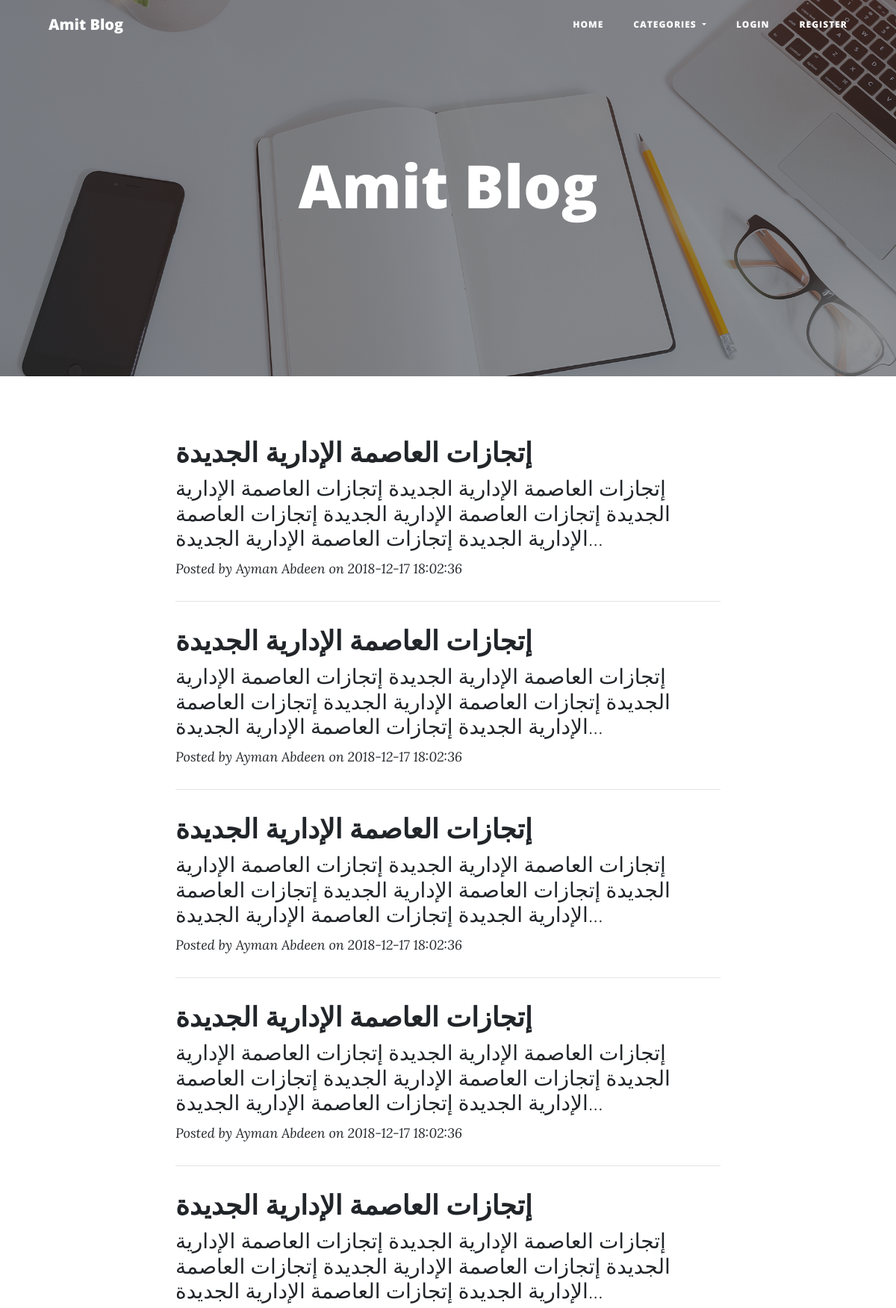
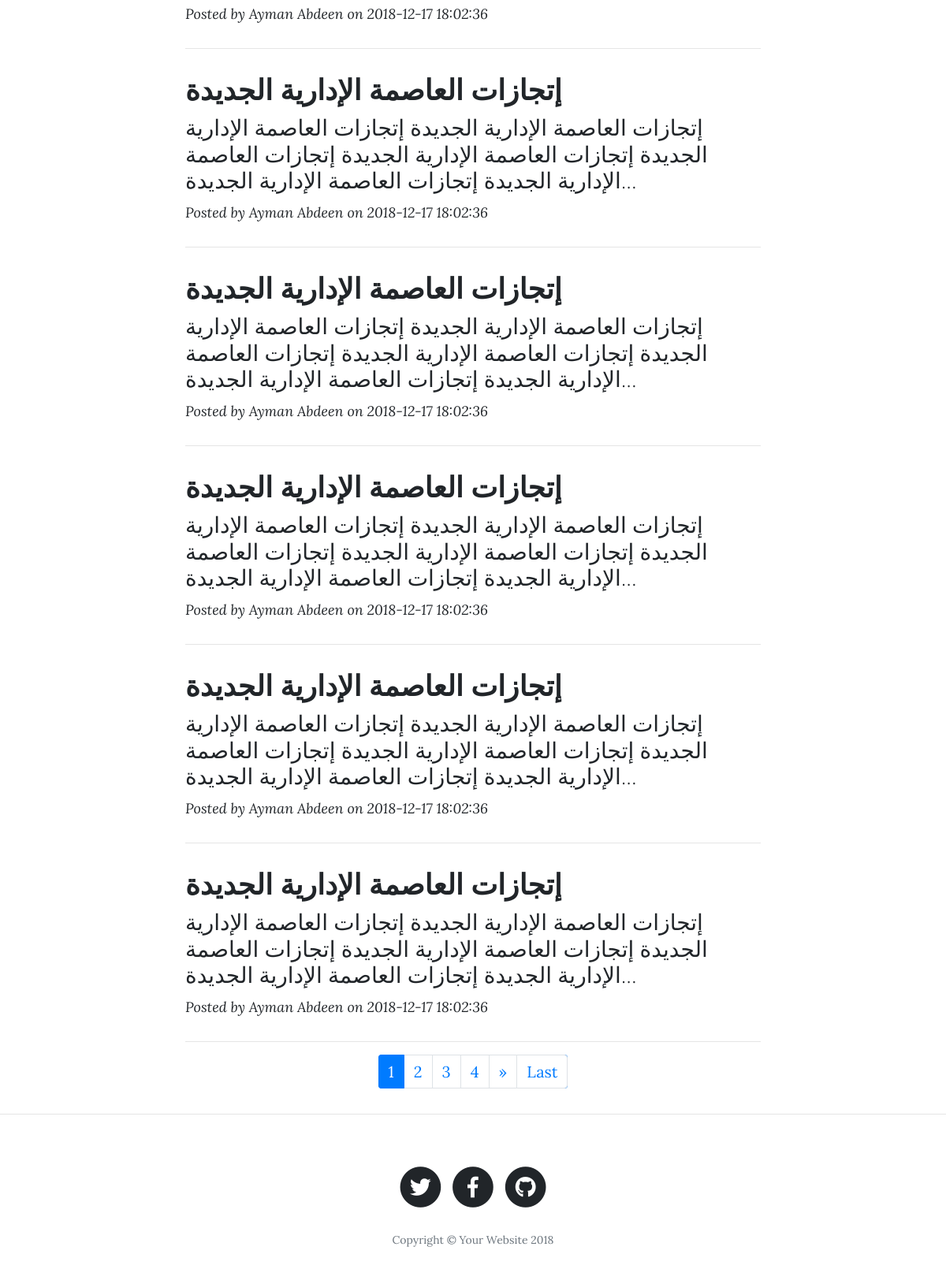
The page / on the database its author committed (2 pictures, top to bottom).
### tables this page shows
CREATE TABLE IF NOT EXISTS `posts` (
  `id` int(10) UNSIGNED NOT NULL AUTO_INCREMENT,
  `category_id` int(10) UNSIGNED NOT NULL,
  `user_id` int(10) UNSIGNED NOT NULL,
  `title` varchar(4000) NOT NULL,
  `content` text NOT NULL,
  `picture` varchar(255) NOT NULL,
  `created_at` timestamp NOT NULL DEFAULT CURRENT_TIMESTAMP,
  `is_active` tinyint(1) NOT NULL,
  PRIMARY KEY (`id`),
  KEY `users_posts_fk` (`user_id`),
  KEY `categories_posts_fk` (`category_id`)
);

CREATE TABLE IF NOT EXISTS `users` (
  `id` int(10) UNSIGNED NOT NULL AUTO_INCREMENT,
  `username` varchar(255) NOT NULL,
  `password` varchar(255) NOT NULL,
  `name` varchar(255) NOT NULL,
  `picture` varchar(255) NOT NULL,
  `is_author` tinyint(1) NOT NULL DEFAULT '0',
  `is_admin` tinyint(1) NOT NULL DEFAULT '0',
  PRIMARY KEY (`id`),
  UNIQUE KEY `username` (`username`)
);

### helper/database.php (called while the page is built, shortened)
<?php
function getRows($q){
    $result=[];
    $con = mysqli_connect("localhost","blog_user","blog_user123","amit_blog");
    mysqli_set_charset($con,"utf8");
    $query = mysqli_query($con,$q);
    while($row=mysqli_fetch_array($query)){
        array_push($result,$row);
    }
    return $result;
}
function getRow($q){
    $con = mysqli_connect("localhost","blog_user","blog_user123","amit_blog");
    mysqli_set_charset($con,"utf8");
    $query = mysqli_query($con,$q);
    $row=mysqli_fetch_array($query);
    return $row;
}

### helper/categories.php (called while the page is built, shortened)
<?php
require_once($base_dir.'helper/database.php');
function getCategories(){
    $categories = getRows("select * from categories");
    return $categories;
}
function getCategoryName($categories,$id){
    return "Amit Blog";
}

### helper/params.php (called while the page is built, shortened)
<?php
$cat_id=getNumericParam('cat_id',0);
$limit=getNumericParam('limit',10);
$page=getNumericParam('page',1);
$keywords=getStringParam('keywords');
function getNumericParam($name,$defult){
    if(!isset($_GET[$name]))
        return $defult;
    $result=$_GET[$name];
    return $result;
}
function getStringParam($name){
    if(!isset($_GET[$name]))
        return '';
    return addslashes($_GET[$name]);
}

### helper/posts.php (called while the page is built, shortened)
<?php
require_once($base_dir.'helper/database.php');
function getPosts($cat_id=0,$limit=10,$page=1,$condition=''){
    $query = "
    SELECT posts.*,users.name as user_name,categories.name as category_name
    FROM posts LEFT JOIN users ON users.id=posts.user_id
    LEFT JOIN categories  on categories.id=posts.category_id
    WHERE (posts.title like '%$condition%' or posts.content like '%$condition%')
    ";
    $query = $query ." order by created_at desc ";
    $start=($page-1)*$limit;
    $query =$query . " limit $start,$limit";
    $posts = getRows($query);
return $posts;
}
function getCount($cat_id=0,$condition=''){
    $query="
    SELECT COUNT(0) FROM posts
    WHERE (posts.title like '%$condition%' or posts.content like '%$condition%')";
    $count = getRow($query)[0];
    return $count;
}
function getContentForHome($content){
    $max = 20;
    $arr=explode(" ", $content);
    $arr=array_splice($arr,0, $max);
    $content = implode(" ", $arr);
    return $content.'...';
}
function getHref($cat_id,$limit,$page,$condition){
    $params = "index.php?&cat_id=$cat_id&limit=$limit&page=$page&condition=$condition";
    return $params;
}

### helper/config.php (called while the page is built, shortened)
<?php
$base_url = 'http://localhost/amit_blog';

### index.php (the view, shortened to what this page needs)
<?php
require_once('helper/config.php');
require_once('layouts/header.php');
require_once('helper/params.php');
require_once('helper/posts.php');
?>
  <header class="masthead" style="background-image: url('img/home-bg.jpg')">
      <div class="overlay"></div>
      <div class="container">
        <div class="row">
          <div class="col-lg-8 col-md-10 mx-auto">
            <div class="site-heading">
              <h1><?php echo getCategoryName($categories,$cat_id);?></h1>
            </div>
          </div>
        </div>
      </div>
    </header>
    <div class="container">
      <div class="row">
        <div class="col-lg-8 col-md-10 mx-auto">
<?php
$posts=getPosts($cat_id,$limit,$page,$keywords);
foreach($posts as $post)
{
  ?>
<div class='post-preview'>
		<a href='<?php echo $base_url.'/pages/post.php?id='.$post['id'];?>'>
			<h2 class='post-title'><?php echo $post['title']?></h2>
			<h3 class='post-subtitle'><?php echo getContentForHome($post['content'])?></h3>
        </a>
        <p class='post-meta'>
        <a href='<?php echo $base_url.'/pages/author.php?id='.$post['user_id'];?>'>
        <?php echo 'Posted by '.$post['user_name'].' on '.$post['created_at'];?>
        </a>
        </p>
        </div>
    <hr>
  <?php
}
?>
          <div class="clearfix">
<nav aria-label="Page navigation example"class="d-flex justify-content-center ">
              <ul class="pagination pagination-circle bg-primary">
            <?php
            $totalCount=getCount($cat_id,$keywords);
            $pageCount = intval(($totalCount-1)/$limit) + 1;
            for($i=1;$i<=$pageCount;$i++){
              $href=getHref($cat_id,$limit,$i,$keywords);
              if($page==$i)
                echo "<li class='page-item active'><a class='page-link '>$i</a></li>";
                else
              echo "<li class='page-item'><a class='page-link' href='$base_url/$href'>$i</a></li> ";
            }
            if($page<$pageCount){
              $href=getHref($cat_id,$limit,$page+1,$keywords);
              echo "<li class='page-item'>
              <a class='page-link' aria-label='Next'  href='$base_url/$href'>
                <span aria-hidden='true'>&raquo;</span>
                <span class='sr-only'>Next</span>
              </a>
            </li>";
              $href=getHref($cat_id,$limit,$pageCount,$keywords);
              echo "<li class='page-item'><a class='page-link' href='$base_url/$href' >Last</a></li>";
            }
            ?>
             </ul>
            </nav>
          </div>
        </div>
      </div>
    </div>
    <hr>
    <?php
    require_once('layouts/footer.php');
    ?>

### rows shown on the page
posts: title "إتجازات العاصمة الإدارية الجديدة", content "إتجازات العاصمة الإدارية الجديدة إتجازات العاصمة الإدارية الجديدة إتجازات العاصمة الإدارية الجديدة إتجازات العاصمة الإدارية الجديدة إتجازات العاصمة الإدارية الجديدة...", user.name "Ayman Abdeen", created_at "2018-12-17 18:02:36"
posts: title "إتجازات العاصمة الإدارية الجديدة", content "إتجازات العاصمة الإدارية الجديدة إتجازات العاصمة الإدارية الجديدة إتجازات العاصمة الإدارية الجديدة إتجازات العاصمة الإدارية الجديدة إتجازات العاصمة الإدارية الجديدة...", user.name "Ayman Abdeen", created_at "2018-12-17 18:02:36"
posts: title "إتجازات العاصمة الإدارية الجديدة", content "إتجازات العاصمة الإدارية الجديدة إتجازات العاصمة الإدارية الجديدة إتجازات العاصمة الإدارية الجديدة إتجازات العاصمة الإدارية الجديدة إتجازات العاصمة الإدارية الجديدة...", user.name "Ayman Abdeen", created_at "2018-12-17 18:02:36"
posts: title "إتجازات العاصمة الإدارية الجديدة", content "إتجازات العاصمة الإدارية الجديدة إتجازات العاصمة الإدارية الجديدة إتجازات العاصمة الإدارية الجديدة إتجازات العاصمة الإدارية الجديدة إتجازات العاصمة الإدارية الجديدة...", user.name "Ayman Abdeen", created_at "2018-12-17 18:02:36"
posts: title "إتجازات العاصمة الإدارية الجديدة", content "إتجازات العاصمة الإدارية الجديدة إتجازات العاصمة الإدارية الجديدة إتجازات العاصمة الإدارية الجديدة إتجازات العاصمة الإدارية الجديدة إتجازات العاصمة الإدارية الجديدة...", user.name "Ayman Abdeen", created_at "2018-12-17 18:02:36"
posts: title "إتجازات العاصمة الإدارية الجديدة", content "إتجازات العاصمة الإدارية الجديدة إتجازات العاصمة الإدارية الجديدة إتجازات العاصمة الإدارية الجديدة إتجازات العاصمة الإدارية الجديدة إتجازات العاصمة الإدارية الجديدة...", user.name "Ayman Abdeen", created_at "2018-12-17 18:02:36"
posts: title "إتجازات العاصمة الإدارية الجديدة", content "إتجازات العاصمة الإدارية الجديدة إتجازات العاصمة الإدارية الجديدة إتجازات العاصمة الإدارية الجديدة إتجازات العاصمة الإدارية الجديدة إتجازات العاصمة الإدارية الجديدة...", user.name "Ayman Abdeen", created_at "2018-12-17 18:02:36"
posts: title "إتجازات العاصمة الإدارية الجديدة", content "إتجازات العاصمة الإدارية الجديدة إتجازات العاصمة الإدارية الجديدة إتجازات العاصمة الإدارية الجديدة إتجازات العاصمة الإدارية الجديدة إتجازات العاصمة الإدارية الجديدة...", user.name "Ayman Abdeen", created_at "2018-12-17 18:02:36"
posts: title "إتجازات العاصمة الإدارية الجديدة", content "إتجازات العاصمة الإدارية الجديدة إتجازات العاصمة الإدارية الجديدة إتجازات العاصمة الإدارية الجديدة إتجازات العاصمة الإدارية الجديدة إتجازات العاصمة الإدارية الجديدة...", user.name "Ayman Abdeen", created_at "2018-12-17 18:02:36"
posts: title "إتجازات العاصمة الإدارية الجديدة", content "إتجازات العاصمة الإدارية الجديدة إتجازات العاصمة الإدارية الجديدة إتجازات العاصمة الإدارية الجديدة إتجازات العاصمة الإدارية الجديدة إتجازات العاصمة الإدارية الجديدة...", user.name "Ayman Abdeen", created_at "2018-12-17 18:02:36"

### other values the page prints
getCategoryName($categories,$cat_id) "Amit Blog"
